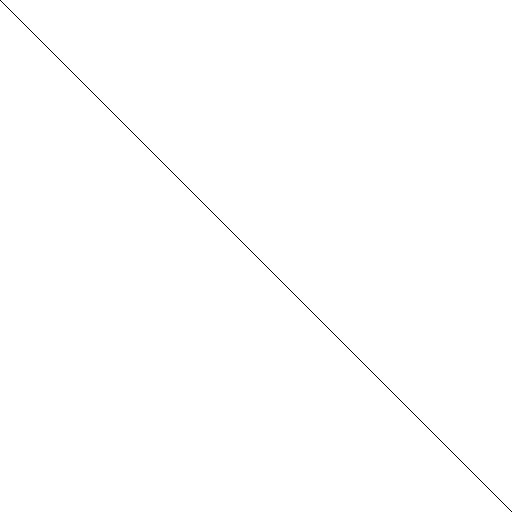
Frame 1 (no input)
Frame 60 (the mouse pressed at the canvas centre just before this capture): identical to frame 1, image omitted
Frame 120 (the mouse held since frame 60 and released just before this capture): identical to frame 1, image omitted

The Processing sketch that drew this single still picture (run headless with seeded random() and noise(); from frame 60 on, the mouse is pressed at the canvas centre):

// Processing sketch: pattern_2
// ── pattern_2.pde
/**
 * Author: qp91mn64
 * License: the MIT License
 * Created: 2026-03-01
 * 
 * Modefied from pattern_1 for its structure
 * 
 * Result is one of the followings:
 *   x & y
 *   x | y
 *   x ^ y
 * <= 0 -> colorZero
 * > 0 -> colorOne
 * 
 * Drag the mouse or use arrow keys: explore different parts
 * Note: don't use WASD for moving
 * 
 * 's' or 'S': to save an image
 * 
 * See different bitwise patterns:
 * Press '1': bitwise AND &
 * Press '2': bitwise OR |
 * Press '3': bitwise XOR ^ (default)
 */
int cellWidth = 1;
int cellHeight = 1;
int xMax;
int yMax;
int xOffset = 0;
int yOffset = 0;
int whichBitwiseOperator = 3;  // 1:& 2:| 3:^
int x1 = 0;
int y1 = 0;
int x2 = 0;
int y2 = 0;
int colorZero = 0;
int colorOne = 255;
String bitwiseString;
PImage image1;
void setup() {
  size(512, 512);
  noStroke();
  xMax = (width - 1) / cellWidth + 1;  // Avoid grey egdes when `width` cannot be divided by `cellWidth`
  yMax = (height - 1) / cellHeight + 1;  // Avoid grey egdes when `height` cannot be divided by `cellHeight`
  if (whichBitwiseOperator == 1) {
    bitwiseString = "AND";
  } else if (whichBitwiseOperator == 2) {
    bitwiseString = "OR";
  } else if (whichBitwiseOperator == 3) {
    bitwiseString = "XOR";
  }
  image1 = createImage(width, height, ARGB);
}
void draw() {
  int result = 0;
  int x1;
  int y1;
  background(0);  // Clear the display window
  image1.loadPixels();
  for (int x = 0; x < xMax; x++) {
    for (int y = 0; y < yMax; y++) {
      x1 = x + xOffset;
      y1 = y + yOffset;
      if (whichBitwiseOperator == 1) {
        result = x1 & y1;
      } else if (whichBitwiseOperator == 2) {
        result = x1 | y1;
      } else if (whichBitwiseOperator == 3) {
        result = x1 ^ y1;
      }
      if (result <= 0) {
        result = colorZero;
      } else {
        result = colorOne;
      }
      // Use pixels[] instead of rect() for speed
      for (int dx = 0; dx < cellWidth; dx++) {
        for (int dy = 0; dy < cellHeight; dy++) {
          image1.pixels[min(y * cellHeight + dy, height - 1) * width + min(x * cellWidth + dx, width - 1)] = color(result);
        }
      }
    }
  }
  image1.updatePixels();
  image(image1, 0, 0);
}
void mousePressed() {
  if (x1 == 0) {
    x1 = mouseX;
    x2 = xOffset;
  }
  if (y1 == 0) {
    y1 = mouseY;
    y2 = yOffset;
  }
}
void mouseDragged() {
  xOffset = x2 - (mouseX - x1);
  yOffset = y2 - (mouseY - y1);
}
void mouseReleased() {
  x1 = 0;
  y1 = 0;
  // Sometimes the binary form (2's complement) is useful to display specific patterns
  println("xOffset:", xOffset, binary(xOffset));
  println("yOffset:", yOffset, binary(yOffset));
}
void keyPressed() {
  if (key == CODED) {
    if (keyCode == RIGHT) {
      xOffset++;
      println("xOffset:", xOffset, binary(xOffset));
    } else if (keyCode == LEFT) {
      xOffset--;
      println("xOffset:", xOffset, binary(xOffset));
    } else if (keyCode == UP) {
      yOffset--;
      println("yOffset:", yOffset, binary(yOffset));
    } else if (keyCode == DOWN) {
      yOffset++;
      println("yOffset:", yOffset, binary(yOffset));
    }
  }
  else {
    if (key == '1') {
      if (whichBitwiseOperator != 1) {
        background(0);
        whichBitwiseOperator = 1;
        bitwiseString = "AND";
        println(bitwiseString);
      }
    } else if (key == '2') {
      if (whichBitwiseOperator != 2) {
        background(0);
        whichBitwiseOperator = 2;
        bitwiseString = "OR";
        println(bitwiseString);
      }
    } else if (key == '3') {
      if (whichBitwiseOperator != 3) {
        background(0);
        whichBitwiseOperator = 3;
        bitwiseString = "XOR";
        println(bitwiseString);
      }
    } else if (key == 's' || key == 'S') {  // Now the uppercase `S` can be used for saving images
      String s = String.format("your_output/pattern_2_%s_xOffset_%d_yOffset_%d_s%s.png", bitwiseString, xOffset, yOffset, stamp());  // For distinction a stamp is used
      save(s);  // Save what on the canvas directly. 
      println(String.format("Saved: %s", s));
    }
  }
}
String stamp() {
  String stamp1 = year() + nf(month(), 2) + nf(day(), 2) + nf(hour(), 2) + nf(minute(), 2) + nf(second(), 2);  // Timestamp to the second
  stamp1 += String.format("_%d_%d", millis(), frameCount);  // Better distinction
  return stamp1;
}
